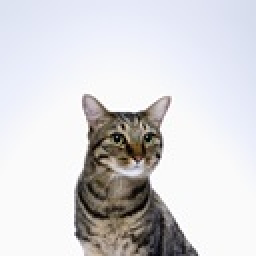
#> input picture images/cat0.png, 128 x 128 px (shown 2 times larger)
$ python sketchify.py images/cat0.png
#> lines starting #> are read from the running program, lines starting #| are printed output that depends on the picture; after the words box and inside, x2 and y2 are one past the last pixel; in counts of white or black regions, pixels touching at a corner belong together
import cv2
import numpy as np
import sys
import scipy.ndimage
# import matplotlib.pyplot as plt

def dodgeV2(image, mask):
    return cv2.divide(image, 255-mask, scale=256)

def burnV2(image, mask):
    tmp = np.subtract(255, cv2.divide(255-image, 255-mask, scale=256))
    return tmp

def dodge(front,back):
    result=front*255/(255-back + 1)
    result[np.logical_or(result > 255, back ==255)] =255
    return result.astype('uint8')

# takes in np array
def killWaterMarks(image):
    avg = np.sum(image, axis=2)/3
    r = image[:,:, 0]
    b = image[:,:, 1]
    g = image[:,:, 2]
    colorfulness = np.power((np.power(r-avg, 2) + np.power(g-avg, 2) + np.power(b - avg, 2)), .5)
    if np.max(colorfulness) > 10: # image is not too gray. Proceed with kill
        image[np.logical_and(colorfulness < 5, avg > 150)] = 255
    return image

# Takes in an already resized image. DO NOT RESIZE AFTERWARD. You've been warned.
def sketchify(resized):
    # resized = cv2.resize(rawImage, (300, 300))
    width, height = resized.shape[:2]
    alpha = resized[:,:,3]
    marked_img = resized[:,:, :3]

    cleaned_img = killWaterMarks(marked_img)
    # cv2.imshow("blend", cleaned_img)
    # cv2.waitKey(0)


    gray_img = np.dot(marked_img[...,:3], [0.299, 0.587, 0.114])
    gray_inv_img = 255-gray_img
    blur_img = scipy.ndimage.filters.gaussian_filter(gray_inv_img,sigma=11)
    blend = dodge(blur_img,gray_img)
    sketch = cv2.normalize(blend, None, 0, 255, cv2.NORM_MINMAX)

    # sketch = np.power(sketch, 2)/ 255
    normalized = np.copy(sketch)

    normalized[normalized < 240] = 0 # Dump all non dark parts.
    # Now that we have the "core" darkness, we smear it out a bit.
    # elements in the interior of a dark polygon get darker than those outside it.
    reblur = scipy.ndimage.filters.gaussian_filter(normalized,sigma=7)

    # mask = np.logical_and(alpha == 0, reblur > 245)
    alpha[alpha > 0] = 0
    mask = reblur < 250
    alpha[mask] = 255

    # alphaMap = cv2.cvtColor(alpha, cv2.COLOR_GRAY2RGB)
    # cv2.imshow("pencil sketch", alphaMap)
    # cv2.waitKey(0)

    rgb = cv2.cvtColor(normalized, cv2.COLOR_GRAY2RGB)
    return np.stack((rgb[:, :, 0], rgb[:, :, 1], rgb[:, :, 2], alpha), axis=2)

# [40 lines left out: function sketchifyCompare, not called in this run]

if __name__ == "__main__":
    if len(sys.argv) > 1:
        name = sys.argv[1]
    else:
        name = "images/dog2.png"
    print(name)
    # name = "images/bicycle.png"
    pencilized = sketchify(cv2.imread(name, cv2.IMREAD_UNCHANGED))
#> in sketchify, `width, height = resized.shape[:2]`: width = 128
#> in sketchify, `alpha = resized[:,:,3]`:
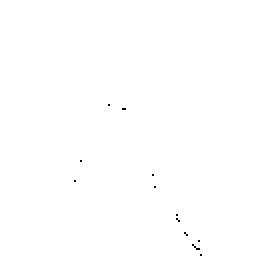
#> alpha: shape (128, 128) (shown 2 times larger); 99.9% white; black in thin lines or dots, all inside (x1, y1, x2, y2) = (37, 52, 101, 128)
#> in killWaterMarks, `colorfulness = np.power((np.power(r-avg, 2) + np.power(g-avg, 2) + np...`:
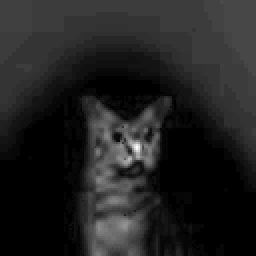
#> colorfulness: shape (128, 128) float64 (shown 2 times larger); min 0, max 57.69, mean 7.6; drawn with min black and max white
#> in sketchify, `blur_img = scipy.ndimage.filters.gaussian_filter(gray_inv_img,sigma=11)`:
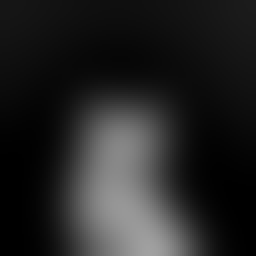
#> blur_img: shape (128, 128) float64 (shown 2 times larger); min 0.047, max 161.4, mean 36.5
#> in dodge, `result[np.logical_or(result > 255, back ==255)] =255`:
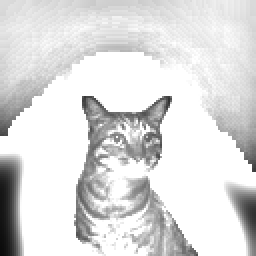
#> result: shape (128, 128) float64 (shown 2 times larger); min 11.98, max 255, mean 221.5
#> in sketchify, `normalized[normalized < 240] = 0`:
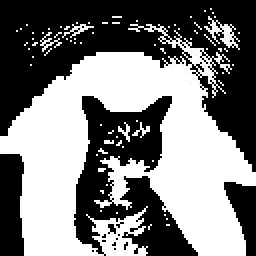
#> normalized: shape (128, 128) (shown 2 times larger); min 0, max 255, mean 124.3
#> in sketchify, `reblur = scipy.ndimage.filters.gaussian_filter(normalized,sigma=7)`:
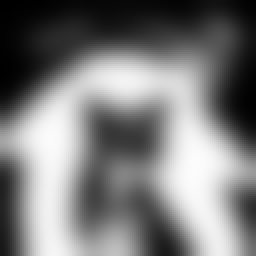
#> reblur: shape (128, 128) (shown 2 times larger); min 0, max 252, mean 123.3
#> in sketchify, `alpha[alpha > 0] = 0`: alpha: shape (128, 128); every value is 0
#> in sketchify, `mask = reblur < 250`:
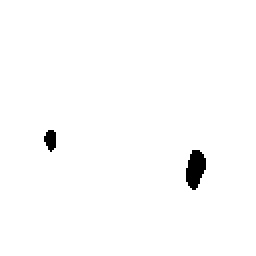
#> mask: shape (128, 128) bool (shown 2 times larger); 98.8% white; 2 black regions, box (x1, y1, x2, y2) and area: (93, 75, 103, 95) 142, (22, 65, 28, 76) 49
    cv2.imshow("pencil sketch", pencilized[:, :, :3])
    cv2.waitKey(0)

    #sketchifyCompare(cv2.imread("images/cat0.png", cv2.IMREAD_UNCHANGED))
